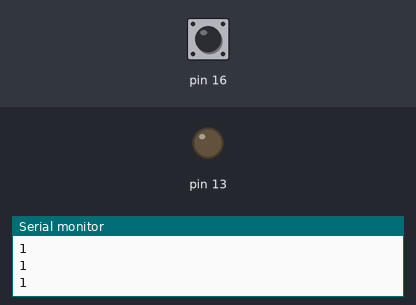
A sketch run on a simulated Arduino Uno, built with avr-gcc and run on an emulated ATmega328P. Shown: output pins drawn as LEDs (lit = HIGH), the last lines printed to the serial monitor. The test bench sets the inputs (shaded band); at power-on: pin 16 HIGH.

Above: at 1.2 s.
1.3 s: pin 16 pulled LOW for 0.15 s
At 2.1 s:
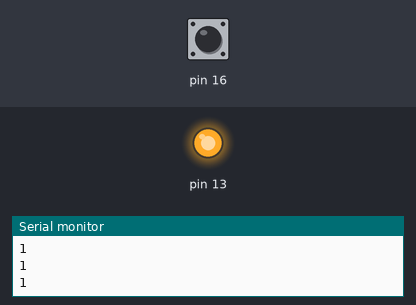
3.0 s: pin 16 pulled LOW for 1 s
At 3.5 s:
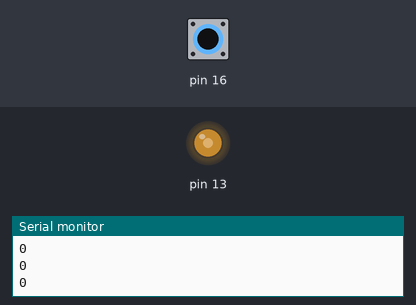
5.5 s: pin 16 pulled LOW for 3.2 s
At 9.0 s:
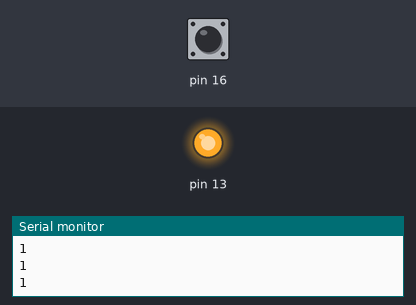
Timing chart, 0 to 10.5 s (numbered marks = the images above; inputs shaded):
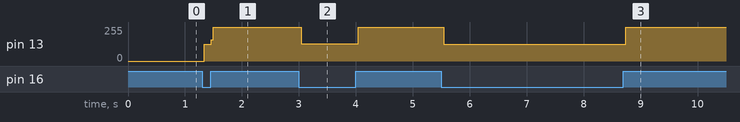

The sketch:

mic0-botao.ino
```cpp
//leitura do botao para calibrar os próximos programas da série "mic"

int aperto;
int time0;
int espera = 100; //intervalo para digitar

void setup() {
  Serial.begin(9600);
  pinMode(13,OUTPUT);
  pinMode(16, INPUT_PULLUP);
}

void loop() {
  aperto = digitalRead(16);
  if(millis()-time0>espera){
    time0 = millis();
   Serial.println (aperto);
  }
  if(!aperto){
    digitalWrite(13, !digitalRead (13));
  }

}
```

Measured:
- after the input at 1.3 s, pin 13: 0/255 → 126/255 at once, → 255/255 0.12 s later
- after the input at 3.0 s, pin 13: 255/255 → 128/255 at once, → 255/255 1.0 s later
- after the input at 5.5 s, pin 13: 255/255 → 126/255 at once, → 255/255 3.2 s later
